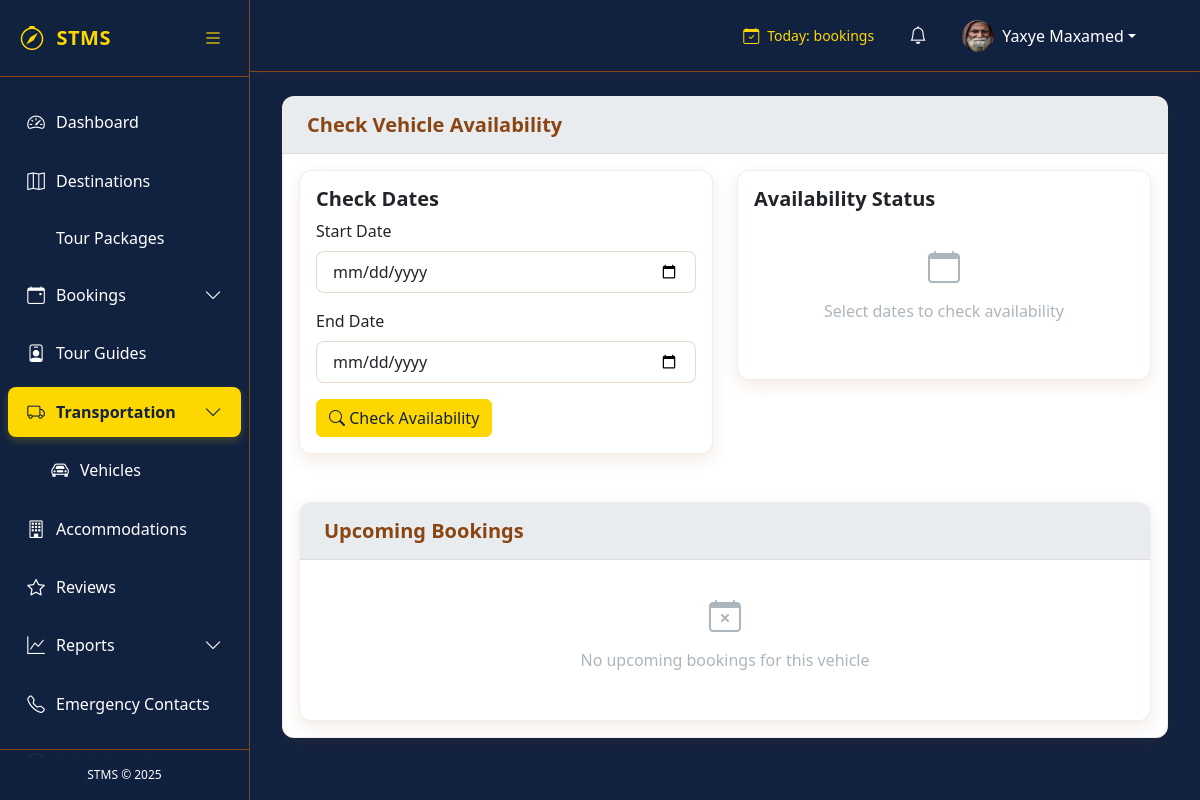
Page /vehicles/1/availability/ (signed in) on the committed database.
### accounts/models.py (models this page shows, shortened)
class CustomUser(AbstractUser):
    USER_TYPE_CHOICES = (
        ('TOURIST', 'Tourist'),
        ('GUIDE', 'Tour Guide'),
        ('ADMIN', 'System Admin'),
    )
    STATUS_CHOICES = (
        ('PENDING', 'Waiting to approve'),
        ('APPROVED', 'Accepted'),
        ('REJECTED', 'Rejected'),
    )
    user_type = models.CharField(max_length=10, choices=USER_TYPE_CHOICES, default='TOURIST')
    status = models.CharField(max_length=10, choices=STATUS_CHOICES, default='PENDING')
    phone_number = models.CharField(max_length=20, blank=True, null=True)
    profile_picture = models.ImageField(upload_to='profile_pics/', blank=True, null=True)
    date_of_birth = models.DateField(blank=True, null=True)
    nationality = models.CharField(max_length=100, blank=True, null=True)
    preferred_language = models.CharField(max_length=10, blank=True, null=True)
    last_password_change = models.DateTimeField(null=True, blank=True)
    last_logout = models.DateTimeField(null=True, blank=True)
    objects = CustomUserManager()

### tms/views.py (the view)
# urls.py: path('vehicles/<int:pk>/availability/', views.VehicleAvailabilityView.as_view(), name='vehicle-availability'),
class VehicleAvailabilityView(LoginRequiredMixin, DetailView):
    model = Vehicle
    template_name = 'tms/vehicles/availability.html'
    context_object_name = 'vehicle'
    def get_context_data(self, **kwargs):
        context = super().get_context_data(**kwargs)
        context['upcoming_bookings'] = self.object.booking_set.filter(
            end_date__gte=timezone.now().date()
        ).order_by('start_date')
        return context

### tms/templates/tms/vehicles/availability.html (shortened to what this page needs)
{% extends "base.html" %}
{% block content %}
<div class="card">
    <div class="card-header">
        <h5 class="mb-0">Check Vehicle Availability</h5>
    </div>
    <div class="card-body">
        <div class="row">
            <div class="col-md-6">
                <div class="card mb-4">
                    <div class="card-body">
                        <h5 class="card-title">Check Dates</h5>
                        <form id="availabilityForm">
                            <div class="mb-3">
                                <label for="startDate" class="form-label">Start Date</label>
                                <input type="date" class="form-control" id="startDate" required>
                            </div>
                            <div class="mb-3">
                                <label for="endDate" class="form-label">End Date</label>
                                <input type="date" class="form-control" id="endDate" required>
                            </div>
                            <button type="submit" class="btn btn-primary">
                                <i class="bi bi-search"></i> Check Availability
                            </button>
                        </form>
                    </div>
                </div>
            </div>
            <div class="col-md-6">
                <div class="card">
                    <div class="card-body">
                        <h5 class="card-title">Availability Status</h5>
                        <div id="availabilityResult" class="text-center py-4">
                            <div class="text-muted">
                                <i class="bi bi-calendar" style="font-size: 2rem;"></i>
                                <p class="mt-2">Select dates to check availability</p>
                            </div>
                        </div>
                    </div>
                </div>
            </div>
        </div>
        <div class="card mt-4">
            <div class="card-header">
                <h5 class="mb-0">Upcoming Bookings</h5>
            </div>
            <div class="card-body">
                {% if upcoming_bookings %}
                <div class="table-responsive">
                    <table class="table table-hover">
                        <thead>
                            <tr>
                                <th>Booking Reference</th>
                                <th>Dates</th>
                                <th>Customer</th>
                                <th>Status</th>
                            </tr>
                        </thead>
                        <tbody>
                            {% for booking in upcoming_bookings %}
                            <tr>
                                <td>
                                    <a href="{% url 'tms:booking-detail' booking.pk %}">{{ booking.booking_reference }}</a>
                                </td>
                                <td>
                                    {{ booking.start_date|date:"M d, Y" }} - {{ booking.end_date|date:"M d, Y" }}
                                </td>
                                <td>{{ booking.customer.get_full_name }}</td>
                                <td>
                                    <span class="badge bg-{% if booking.status == 'CONFIRMED' %}success{% elif booking.status == 'PENDING' %}warning{% else %}secondary{% endif %}">
                                        {{ booking.get_status_display }}
                                    </span>
                                </td>
                            </tr>
                            {% endfor %}
                        </tbody>
                    </table>
                </div>
                {% else %}
                <div class="text-center py-3 text-muted">
                    <i class="bi bi-calendar-x" style="font-size: 2rem;"></i>
                    <p class="mt-2">No upcoming bookings for this vehicle</p>
                </div>
                {% endif %}
            </div>
        </div>
    </div>
</div>
{% endblock %}

### tms/templates/base.html (shortened to what this page needs)
<!DOCTYPE html>
<html lang="en">
<head>
    <link rel="stylesheet" href="https://cdnjs.cloudflare.com/ajax/libs/font-awesome/6.0.0/css/all.min.css">
    <link rel="stylesheet" href="https://cdn.jsdelivr.net/npm/bootstrap-icons@1.8.0/font/bootstrap-icons.css">
    <link href="https://cdn.jsdelivr.net/npm/bootstrap@5.3.0/dist/css/bootstrap.min.css" rel="stylesheet">
    <link rel="stylesheet" href="https://cdnjs.cloudflare.com/ajax/libs/font-awesome/6.0.0/css/all.min.css">
    <link rel="stylesheet" href="https://cdn.jsdelivr.net/npm/bootstrap-icons@1.10.0/font/bootstrap-icons.css">
</head>
<body>
    <div class="d-flex">
        <div class="sidebar" id="sidebar">
            <div class="sidebar-header">
                <a href="{% url 'tms:dashboard' %}" class="sidebar-brand">
                    <i class="bi bi-compass sidebar-brand-icon"></i>
                    <span id="sidebar-title">STMS</span>
                </a>
                <button class="toggle-btn" id="toggle-sidebar">
                    <i class="bi bi-list"></i>
                </button>
            </div>
            <div class="px-2 py-3" style="height: calc(100% - 120px); overflow-y: auto;">
                <ul class="nav flex-column">
                    <li class="nav-item">
                        <a class="nav-link {% if request.resolver_match.url_name == 'dashboard' %}active{% endif %}"
                            href="{% url 'tms:dashboard' %}">
                            <i class="bi bi-speedometer2"></i>
                            <span class="nav-link-text ms-2">Dashboard</span>
                        </a>
                    </li>
                    <li class="nav-item">
                        <a class="nav-link {% if 'destination' in request.resolver_match.url_name %}active{% endif %}"
                            href="{% url 'tms:destination-list' %}">
                            <i class="bi bi-map"></i>
                            <span class="nav-link-text ms-2">Destinations</span>
                        </a>
                    </li>
                    <li class="nav-item">
                        <a class="nav-link {% if 'package' in request.resolver_match.url_name %}active{% endif %}"
                            href="{% url 'tms:package-list' %}">
                            <span class="nav-link-text ms-2">Tour Packages</span>
                        </a>
                    </li>
                    <li class="nav-item">
                        <a class="nav-link {% if 'booking' in request.resolver_match.url_name %}active{% endif %}"
                            data-bs-toggle="collapse" href="#bookingsCollapse">
                            <i class="bi bi-calendar-event"></i>
                            <span class="nav-link-text ms-2">Bookings</span>
                            <i class="bi bi-chevron-down collapse-icon ms-auto"></i>
                        </a>
                    </li>
                    <li class="nav-item">
                        <a class="nav-link {% if 'guide' in request.resolver_match.url_name %}active{% endif %}"
                            href="{% url 'tms:guide-list' %}">
                            <i class="bi bi-person-badge"></i>
                            <span class="nav-link-text ms-2">Tour Guides</span>
                        </a>
                    </li>
                    <li class="nav-item">
                        <a class="nav-link {% if 'vehicle' in request.resolver_match.url_name %}active{% endif %}"
                            data-bs-toggle="collapse" href="#transportCollapse">
                            <i class="bi bi-truck"></i>
                            <span class="nav-link-text ms-2">Transportation</span>
                            <i class="bi bi-chevron-down collapse-icon ms-auto"></i>
                        </a>
                        <div class="collapse {% if 'vehicle' in request.resolver_match.url_name %}show{% endif %}"
                            id="transportCollapse">
                            <ul class="nav flex-column ps-4">
                                <li class="nav-item">
                                    <a class="nav-link {% if 'vehicle_list' in request.resolver_match.url_name %}active{% endif %}"
                                        href="{% url 'tms:vehicle-list' %}">
                                        <i class="bi bi-car-front"></i>
                                        <span class="nav-link-text ms-2">Vehicles</span>
                                    </a>
                                </li>
                            </ul>
                        </div>
                    </li>
                    <li class="nav-item">
                        <a class="nav-link {% if 'accommodation' in request.resolver_match.url_name %}active{% endif %}"
                            href="{% url 'tms:accommodation-list' %}">
                            <i class="bi bi-building"></i>
                            <span class="nav-link-text ms-2">Accommodations</span>
                        </a>
                    </li>
                    <li class="nav-item">
                        <a class="nav-link {% if 'review' in request.resolver_match.url_name %}active{% endif %}"
                            href="{% url 'tms:review-list' %}">
                            <i class="bi bi-star"></i>
                            <span class="nav-link-text ms-2">Reviews</span>
                        </a>
                    </li>
                    <li class="nav-item">
                        <a class="nav-link {% if 'report' in request.resolver_match.url_name %}active{% endif %}"
                            data-bs-toggle="collapse" href="#reportsCollapse">
                            <i class="bi bi-graph-up"></i>
                            <span class="nav-link-text ms-2">Reports</span>
                            <i class="bi bi-chevron-down collapse-icon ms-auto"></i>
                        </a>
                                </li>
                            </ul>
                        </div>
                    <li class="nav-item">
                        <a class="nav-link {% if 'emergency' in request.resolver_match.url_name %}active{% endif %}"
                            href="{% url 'tms:emergency-list' %}">
                            <i class="bi bi-telephone"></i>
                            <span class="nav-link-text ms-2">Emergency Contacts</span>
                        </a>
                    </li>
                    {% if request.user.is_staff or request.user.user_type == 'MINISTRY' %}
                    <li class="nav-item">
                        <a class="nav-link {% if 'admin' in request.resolver_match.url_name %}active{% endif %}"
                            data-bs-toggle="collapse" href="#adminCollapse">
                            <span class="nav-link-text ms-2">Administration</span>
                        </a>
                    </li>
                    {% endif %}
            </div>
            <div class="sidebar-footer">
                STMS &copy; {% now "Y" %}
            </div>
        </div>
        <div class="main-content flex-grow-1" id="main-content">
            <nav class="navbar navbar-expand-lg navbar-light border-bottom">
                <div class="container-fluid">
                    <div class="collapse navbar-collapse" id="navbarSupportedContent">
                        <ul class="navbar-nav ms-auto align-items-center">
                            <li class="nav-item me-4">
                                <div class="d-flex align-items-center" style="color: var(--accent-color);">
                                    <i class="bi bi-calendar-check me-2"></i>
                                    <small>Today: <strong>{{ today_bookings }}</strong> bookings</small>
                                </div>
                            </li>
                            <li class="nav-item dropdown me-3">
                                <a class="nav-link position-relative" href="#" id="notificationsDropdown" role="button"
                                    data-bs-toggle="dropdown">
                                    <i class="bi bi-bell"></i>
                                </a>
                            </li>
                            <li class="nav-item dropdown">
                                <a class="nav-link dropdown-toggle d-flex align-items-center" href="#" id="userDropdown"
                                    role="button" data-bs-toggle="dropdown">
                                    {% if request.user.profile_picture %}
                                    <img src="{{ request.user.profile_picture.url }}" class="rounded-circle me-2"
                                        width="32" height="32" alt="Profile">
                                    {% else %}
                                    <div class="avatar-placeholder rounded-circle bg-accent text-dark d-flex align-items-center justify-content-center me-2"
                                        style="width: 32px; height: 32px;">
                                        {{ request.user.first_name|first|upper }}{{ request.user.last_name|first|upper }}
                                    </div>
                                    {% endif %}
                                    <span class="d-none d-md-inline">{{ request.user.get_full_name }}</span>
                                </a>
                                    </li>
                                </ul>
                    </div>
                </div>
            </nav>
            <div class="container-fluid py-4">
                {% block content %}{% endblock %}
            </div>
        </div>
</body>
</html>

### rows in the picture
CustomUser: user.profile_picture (picture), user.get_full_name "Yaxye Maxamed"
